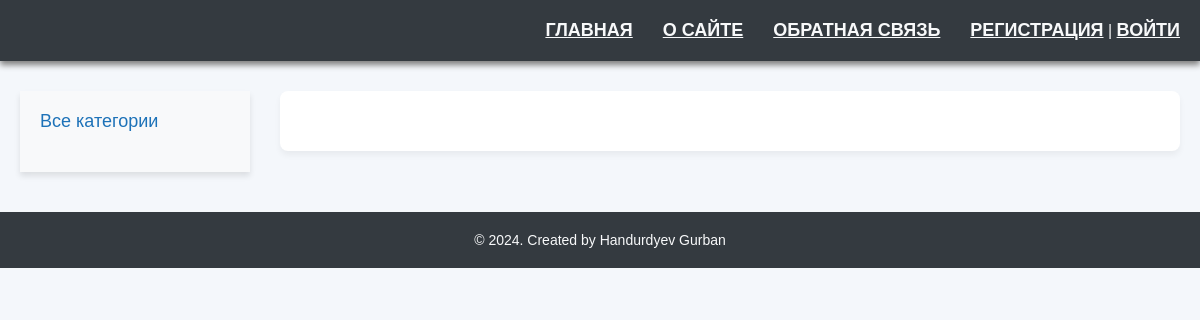
Before: / with the older database file.
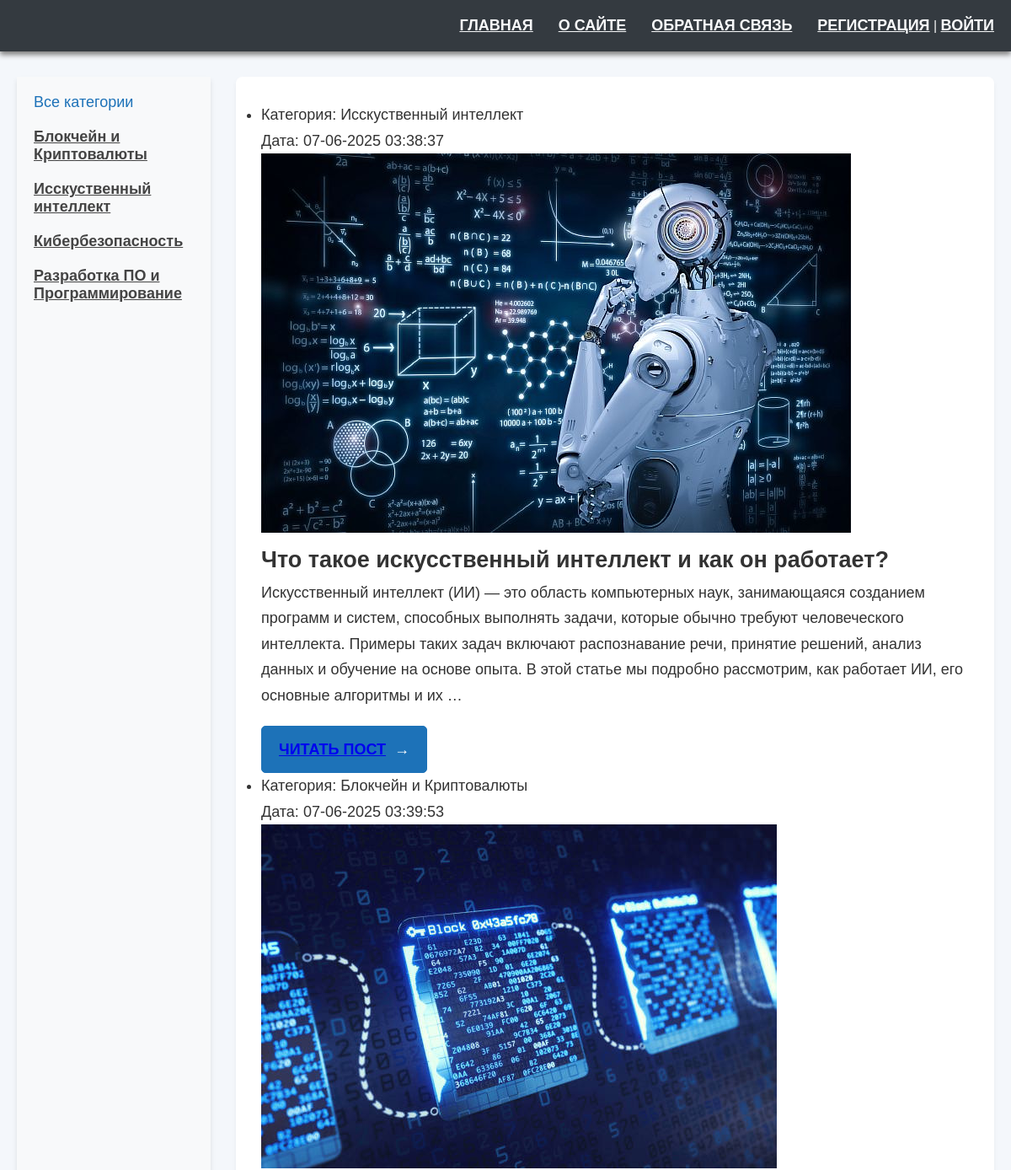
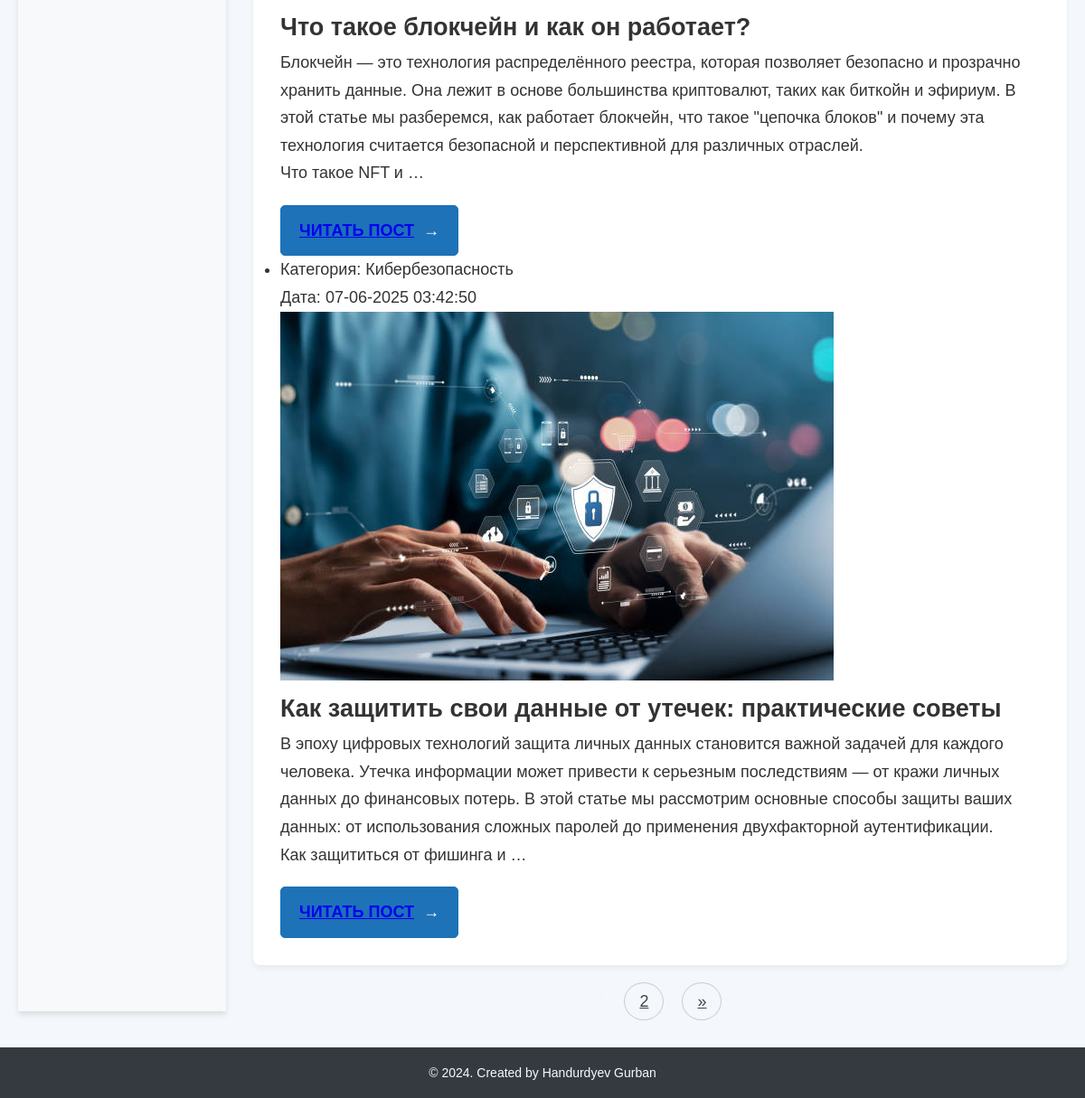
After: the same page with the newer database file (2 pictures, top to bottom).
### articles/models.py (models this page shows, shortened)
class Category(models.Model):
    name = models.CharField(max_length=100, db_index=True, verbose_name="Категория")
    slug = models.SlugField(max_length=255, unique=True, db_index=True, verbose_name="URL")
    def __str__(self):
        return self.name
    def get_absolute_url(self):
        return reverse('category', kwargs={'cat_slug': self.slug})
    class Meta:
        verbose_name = 'Категория'
        verbose_name_plural = 'Категории'
        ordering = ['id']

class Articles(models.Model):
    title = models.CharField(max_length=255, verbose_name="Заголовок")
    slug = models.SlugField(max_length=255, unique=True, db_index=True, verbose_name="URL")
    content = models.TextField(blank=True, verbose_name="Текст статьи")
    photo = models.ImageField(upload_to="photos/%Y/%m/%d/", null=True, blank=True, verbose_name="Фото")
    video = models.FileField(upload_to='media', default='', null=True, blank=True, verbose_name='Video')
    time_create = models.DateTimeField(auto_now_add=True, verbose_name="Время создания")
    time_update = models.DateTimeField(auto_now=True, verbose_name="Время изменения")
    is_published = models.BooleanField(default=True, verbose_name="Публикация")
    cat = models.ForeignKey('Category', on_delete=models.PROTECT, verbose_name="Категории")
    def get_absolute_url(self):
        return reverse('post', kwargs={'post_slug': self.slug})
    class Meta:
        verbose_name = 'Статьи'
        verbose_name_plural = 'Статьи'
        ordering = ['id']

### articles/views.py (the view)
# urls.py: path('', ArticlesHome.as_view(), name='home'),
class ArticlesHome(DataMixin, ListView):
    model = Articles
    template_name = 'articles/index.html'
    context_object_name = 'posts'
    def get_context_data(self, *, object_list=None, **kwargs):
        context = super().get_context_data(**kwargs)
        c_def = self.get_user_context(title="Главная страница")
        return dict(list(context.items()) + list(c_def.items()))
    def get_queryset(self):
        return Articles.objects.filter(is_published=True)

### articles/utils.py (called while the page is built)
    def get_user_context(self, **kwargs):
        context = kwargs
        cats = Category.objects.annotate(Count('articles'))
        user_menu = menu.copy()
        if not self.request.user.is_authenticated:
            user_menu.pop(1)
        context['menu'] = user_menu
        context['cats'] = cats
        if 'cat_selected' not in context:
            context['cat_selected'] = 0
        return context

### articles/templates/articles/index.html (shortened to what this page needs)
{% extends 'articles/base.html' %}
{% block content %}
<ul class="list-articles">
	{% for p in posts %}
			<li><div class="article-panel">
	<p class="first">Категория: {{p.cat}}</p>
	<p class="last">Дата: {{p.time_update|date:"d-m-Y H:i:s"}}</p>
</div>
{% if p.photo %}
	<p><img class="img-article-left thumb" src="{{p.photo.url}}"></p>
{% endif %}
				<h2>{{p.title}}</h2>
	{% autoescape on %}
	{{p.content|linebreaks|truncatewords:50}}
	{% endautoescape %}
			<p class="link-read-post"><a href="{{ p.get_absolute_url }}">Читать пост</a></p>
			</li>
	{% endfor %}
</ul>
{% endblock %}

### articles/templates/articles/base.html (shortened to what this page needs)
{% load static %}
{% load templatetags.articles_tags %}
<!DOCTYPE html>
<html lang="ru">
<head>
    <link type="text/css" href="{% static 'articles/css/styles.css' %}" rel="stylesheet" />
</head>
<body>
    <div class="wrapper">
        {% block mainmenu %}
        <header class="header">
            <div class="container">
                <div class="header-inner">
                    <nav>
                        <ul class="mainmenu">
                            <li><a href="{% url 'home' %}">Главная</a></li>
                            {% for m in menu %}
                                <li><a href="{% url m.url_name %}">{{ m.title }}</a></li>
                            {% endfor %}
                            {% if request.user.is_authenticated %}
                                <li> {{ user.username }} | <a href="{% url 'logout' %}">Выйти</a></li>
                            {% else %}
                                <li><a href="{% url 'register' %}">Регистрация</a> | <a href="{% url 'login' %}">Войти</a></li>
                            {% endif %}
                        </ul>
                    </nav>
                </div>
            </div>
        </header>
        {% endblock %}
        <div class="container">
            <main>
                <div class="content-wrapper">
                    <aside class="sidebar">
                        <ul class="categories">
                            {% if cat_selected == 0 %}
                                <li class="selected">Все категории</li>
                            {% else %}
                                <li><a href="{% url 'home' %}">Все категории</a></li>
                            {% endif %}
                            {% for c in cats %}
                                {% if c.articles__count > 0 %}
                                    <li class="{% if c.pk == cat_selected %}selected{% endif %}">
                                        <a href="{{ c.get_absolute_url }}">{{ c.name }}</a>
                                    </li>
                                {% endif %}
                            {% endfor %}
                        </ul>
                    </aside>
                    <section class="main-content">
                        <div class="content-text">
                            {% block content %}{% endblock %}
                        </div>
                        {% if page_obj.has_other_pages %}
                        <nav class="pagination">
                            <ul>
                                {% for p in paginator.page_range %}
                                    {% if page_obj.number == p %}
                                        <li class="active">{{ p }}</li>
                                    {% elif p >= page_obj.number|add:-2 and p <= page_obj.number|add:2 %}
                                        <li><a href="?page={{ p }}">{{ p }}</a></li>
                                    {% endif %}
                                {% endfor %}
                                {% if page_obj.has_next %}
                                    <li><a href="?page={{ page_obj.next_page_number }}">»</a></li>
                                {% endif %}
                            </ul>
                        </nav>
                        {% endif %}
                    </section>
                </div>
            </main>
        </div>
        <footer id="footer">
            <div class="container">
                <p>&copy; 2024. Created by Handurdyev Gurban</p>
            </div>
        </footer>
    </div>
</body>
</html>

### articles/static/articles/css/styles.css (style rules this page uses)
* { margin: 0; padding: 0; box-sizing: border-box; }
html, body { font-family: 'Arial', sans-serif; background-color: #f4f7fb; color: whitesmoke; height: 100%; width: 100%; }
.container { width: 100%; max-width: 1200px; margin: 0 auto; padding: 0 20px; }
.header { background: #343a40; padding: 20px 0; box-shadow: 0 4px 6px gray; }
.header .header-inner { display: flex; justify-content: space-between; align-items: center; }
.header nav { flex: 1; text-align: right; }
.header .mainmenu { list-style: none; display: flex; align-items: center; justify-content: flex-end; }
.header .mainmenu li { margin-left: 30px; }
.header .mainmenu li a { color: #f8f9fa; font-size: 18px; text-transform: uppercase; font-weight: bold; transition: color 0.3s ease; }
.sidebar { width: 230px; background-color: #f8f9fa; padding: 20px; margin-right: 30px; box-shadow: 0 4px 6px rgba(0, 0, 0, 0.1); }
.sidebar .categories { list-style: none; }
.sidebar .categories li { margin-bottom: 20px; font-size: 18px; }
.sidebar .categories li a { color: #444; font-weight: 600; }
.sidebar .categories li.selected, .sidebar .categories li a:hover { color: #1d72b8; }
.main-content { flex: 1; }
.content-wrapper { display: flex; justify-content: space-between; margin-top: 30px; }
.content-text { font-size: 18px; line-height: 1.7; color: #333; padding-right: 20px; background: #fff; box-shadow: 0 4px 6px rgba(0, 0, 0, 0.05); border-radius: 8px; padding: 30px; }
.pagination { margin-top: 30px; text-align: center; }
.pagination ul { list-style: none; display: inline-flex; }
.pagination li { margin: 0 10px; }
.pagination li a { color: #444; font-size: 18px; padding: 10px 16px; border: 1px solid #ccc; border-radius: 50%; transition: background-color 0.3s ease; }
#footer { background: #343a40; color: #f8f9fa; text-align: center; padding: 20px 0; margin-top: 40px; font-size: 14px; }
.link-read-post { display: inline-block; background-color: #1d72b8; color: white; padding: 12px 20px; font-size: 18px; font-weight: bold; text-transform: uppercase; border-radius: 5px; border: 1px solid #1d72b8; text-decoration: none; transition: all 0.3s ease; position: relative; margin-top: 20px; }
.link-read-post::after { content: "→"; font-size: 18px; margin-left: 10px; font-weight: bold; transition: transform 0.3s ease; }

Changed rows visible on the page:
added Category: name "Блокчейн и Криптовалюты"
added Category: name "Исскуственный интеллект"
added Category: name "Кибербезопасность"
added Category: name "Разработка ПО и Программирование"
added Articles: cat "Исскуственный интеллект", time_update "07-06-2025 03:38:37", photo (picture), title "Что такое искусственный интеллект и как он работает?", content "Искусственный интеллект (ИИ) — это область компьютерных наук, занимающаяся созданием программ и систем, способных выполнять задачи, которые обычно требуют человеческого интеллекта. Примеры таких задач включают распознавание речи, принятие решений, анализ данных и обучение на основе опыта. В этой статье мы подробно рассмотрим, как работает ИИ, его основные алгоритмы и их …"
added Articles: cat "Блокчейн и Криптовалюты", time_update "07-06-2025 03:39:53", photo (picture), title "Что такое блокчейн и как он работает?", content "Блокчейн — это технология распределённого реестра, которая позволяет безопасно и прозрачно хранить данные. Она лежит в основе большинства криптовалют, таких как биткойн и эфириум. В этой статье мы разберемся, как работает блокчейн, что такое \"цепочка блоков\" и почему эта технология считается безопасной и перспективной для различных отраслей. Что такое NFT и …"
added Articles: cat "Кибербезопасность", time_update "07-06-2025 03:42:50", photo (picture), title "Как защитить свои данные от утечек: практические советы", content "В эпоху цифровых технологий защита личных данных становится важной задачей для каждого человека. Утечка информации может привести к серьезным последствиям — от кражи личных данных до финансовых потерь. В этой статье мы рассмотрим основные способы защиты ваших данных: от использования сложных паролей до применения двухфакторной аутентификации. Как защититься от фишинга и …"
Other visible differences:
new list line: "2"
